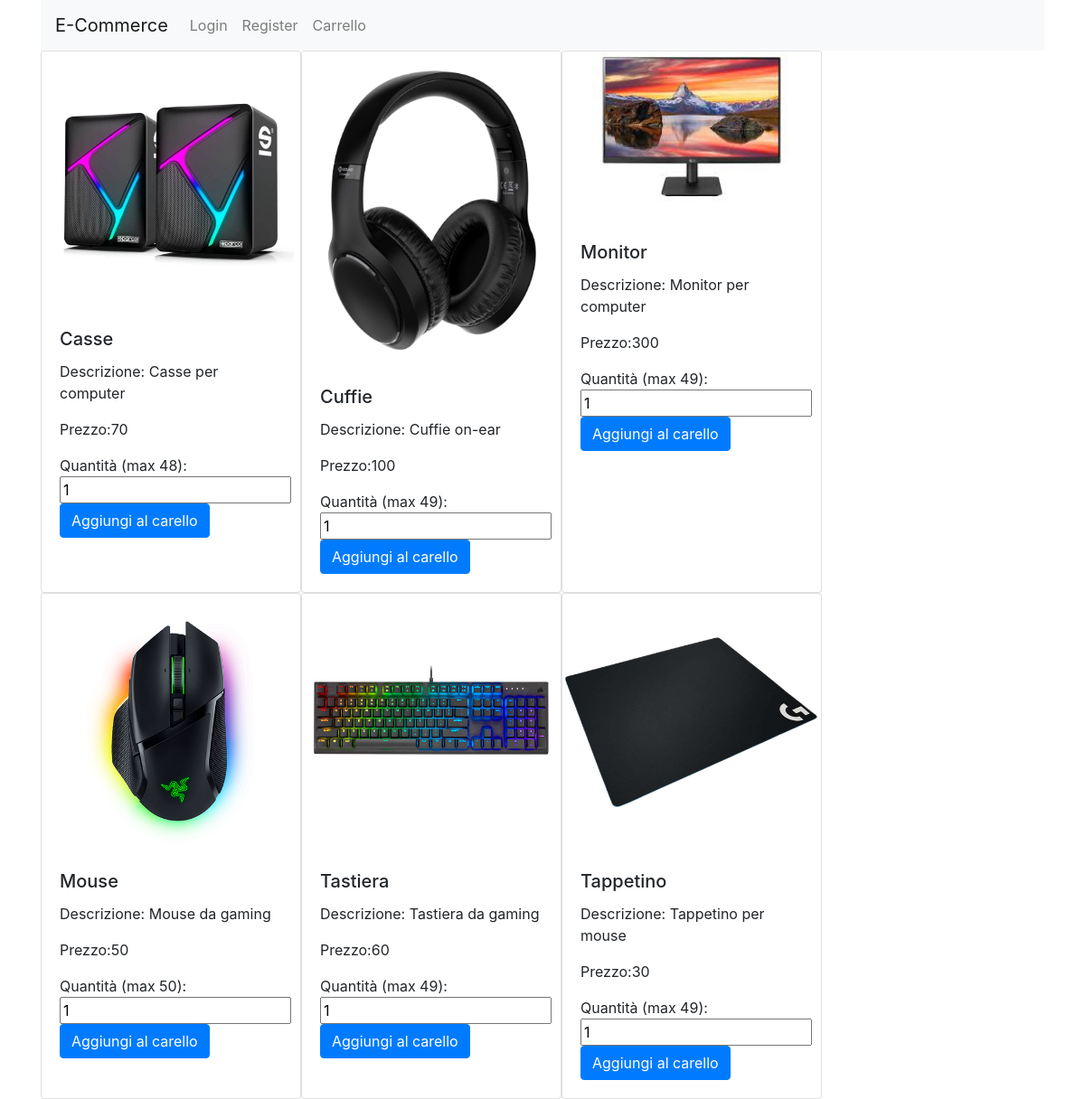
The page / on the database its author committed.
### tables this page shows
CREATE TABLE `prodotto` (
  `ID` int(11) NOT NULL,
  `Nome` varchar(32) NOT NULL,
  `Descrizione` varchar(32) NOT NULL,
  `Quantita` int(11) NOT NULL,
  `Prezzo` int(11) NOT NULL,
  `DataAggiunta` date NOT NULL DEFAULT current_timestamp()
);

CREATE TABLE `foto` (
  `ID` int(11) NOT NULL,
  `Descrizione` varchar(32) NOT NULL,
  `Nome` varchar(32) NOT NULL,
  `Path` varchar(32) NOT NULL,
  `idProdotto` int(11) NOT NULL
);

### config.php (called while the page is built)
<?php
$prefix = "";

### item.php (the view)
<?php
class Item
{
    private $id;
    private $nome;
    private $descrizione;
    private $prezzo;
    private $quantita;
    private $fotoPath;
    public function __construct($id, $nome, $descrizione, $prezzo, $quantita, $fotoPath)
    {
        $this->id = $id;
        $this->nome = $nome;
        $this->descrizione = $descrizione;
        $this->prezzo = $prezzo;
        $this->quantita = $quantita;
        $this->fotoPath = $fotoPath;
    }
    public function getRender()
    {
        return '<div class="card" style="width: 18rem;">
                    <img src="img/' . $this->fotoPath . '" class="card-img-top" alt="...">
                    <div class="card-body">
                        <h5 class="card-title">' . $this->nome . '</h5>
                        <p class="card-text">Descrizione: ' . $this->descrizione . '</p>
                        <p class="card-text">Prezzo:' . $this->prezzo . '</p>
                        <form action="addProdotto.php" method="post">
                            <input type="hidden" name="idProdotto" value="' . $this->id . '">
                            Quantità (max ' . $this->quantita . '):
                            <input type="number" name="quantita" value="1" max="' . $this->quantita . '">
                            <button type="submit" class="btn btn-primary">Aggiungi al carello</button>
                        </form>
                    </div>
                </div>';
    }
}

### galleria.php
<?php
class Galleria{
    public static function getProdotti(){
        include 'connection.php';
        include 'item.php';
        include 'config.php';
        $query = "SELECT * FROM ".$prefix."prodotto";
        $result1 = $conn->query($query);
        $prodotti = array();
        while($row = $result1->fetch_assoc()){
            $query = "SELECT Path FROM ".$prefix."foto WHERE idProdotto = ".$row['ID'];
            $result2 = $conn->query($query);
            $foto = $result2->fetch_assoc();
            $prodotti[] = new Item($row['ID'], $row['Nome'], $row['Descrizione'], $row['Prezzo'], $row['Quantita'], $foto['Path']);
        }
        return $prodotti;
    }
    public static function render($prodotti){
        $html = '<div class="container" style="display: flex; flex-wrap: wrap;">';
        foreach($prodotti as $prodotto){
            $html .= $prodotto->getRender();
        }
        $html .= '</div>';
        return $html;
    }
}
?>

### rows shown on the page
prodotto: foto.Path (picture), Nome "Casse", Descrizione "Casse per computer", Prezzo "70", Quantita "48"
prodotto: foto.Path (picture), Nome "Cuffie", Descrizione "Cuffie on-ear", Prezzo "100", Quantita "49"
prodotto: foto.Path (picture), Nome "Monitor", Descrizione "Monitor per computer", Prezzo "300", Quantita "49"
prodotto: foto.Path (picture), Nome "Mouse", Descrizione "Mouse da gaming", Prezzo "50", Quantita "50"
prodotto: foto.Path (picture), Nome "Tastiera", Descrizione "Tastiera da gaming", Prezzo "60", Quantita "49"
prodotto: foto.Path (picture), Nome "Tappetino", Descrizione "Tappetino per mouse", Prezzo "30", Quantita "49"
